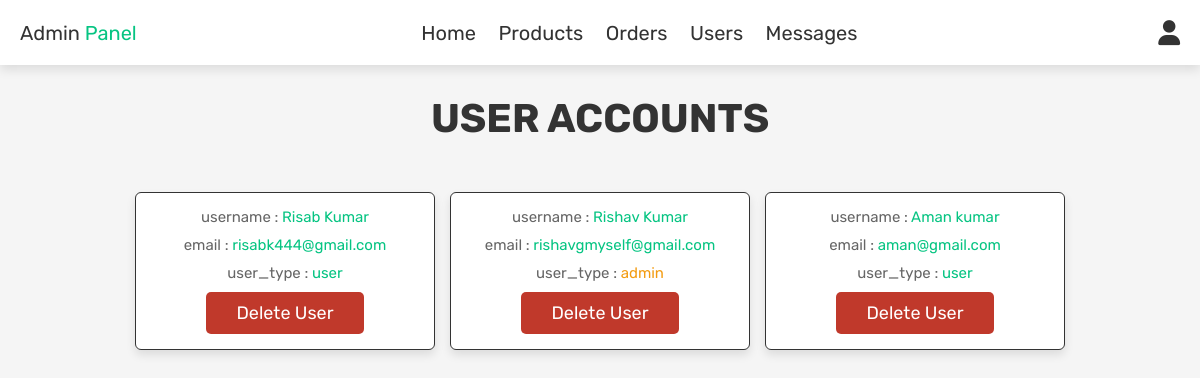
/admin_users.php (signed in), run on the app's committed database.
### tables this page shows
CREATE TABLE `users` (
  `id` int(100) NOT NULL,
  `name` varchar(100) NOT NULL,
  `email` varchar(100) NOT NULL,
  `password` varchar(100) NOT NULL,
  `user_type` varchar(20) NOT NULL DEFAULT 'user'
);

### admin_users.php (the view, shortened to what this page needs)
<?php
include 'config.php';
?>
<!DOCTYPE html>
<html lang="en">
<head>
    <link rel="stylesheet" href="https://cdnjs.cloudflare.com/ajax/libs/font-awesome/6.0.0/css/all.min.css">
    <link rel="stylesheet" href="admin_style.css">
</head>
<body>
    <?php include 'admin_header.php'; ?>
    <section class="users">
        <h1 class="title">User Accounts</h1>
        <div class="box-container">
            <?php
            $select_users = mysqli_query($conn, "SELECT *FROM `users` ") or die('query failed');
            while ($fetch_users = mysqli_fetch_assoc($select_users)) {
            ?>
                <div class="box">
                    <p>username : <span><?php echo $fetch_users['name']; ?></span></p>
                    <p>email : <span><?php echo $fetch_users['email']; ?></span></p>
                    <p>user_type : <span style="color:<?php if($fetch_users['user_type']=='admin') {echo 'var(--orange)';}?>">
                    <?php echo $fetch_users['user_type']; ?></span></p>
                    <a href="admin_users.php?delete=<?php echo $fetch_users['id']; ?>"
                        onclick="return confirm('DELETE THIS User?')" class="delete-btn">delete user</a>
                </div>
            <?php
            };
            ?>
        </div>
    </section>
</body>
</html>

### admin_style.css (style rules this page uses)
:root { --purple:#06c482; --red:#c0392b; --orange:#f39c12; --black:#333; --white:#fff; --light-color:#666; --light-white:#ccc; --light-bg:#f5f5f5; --border:.1rem solid var(--black); --box-shadow:0 .5rem 1rem rgba(0,0,0,.1); }
* { font-family: 'Rubik', sans-serif; margin:0; padding:0; box-sizing: border-box; outline: none; border:none; text-decoration: none; transition:all .2s linear; }
html { font-size: 62.5%; overflow-x: hidden; }
body { background-color: var(--light-bg); }
section { padding: 3rem 2rem; }
.title { text-align: center; margin-bottom: 5rem; text-transform: uppercase; color: var(--black); font-size: 4rem; }
.btn, .option-btn, .delete-btn, .white-btn { display: inline-block; margin-top: 1rem; padding: 1rem 3rem; cursor: pointer; color: var(--white); font-size: 1.8rem; border-radius: .5rem; text-transform: capitalize; }
.delete-btn { background-color: var(--red); }
.users .box-container { display: grid; grid-template-columns: repeat(auto-fit, 30rem); justify-content: center; gap: 1.5rem; max-width: 1200px; margin: 0 auto; align-items: flex-start; }
.users .box-container .box { background-color: var(--white); padding: 1.5rem; border: var(--border); box-shadow: var(--box-shadow); border-radius: .6rem; text-align: center; }
.users .box-container .box p { padding-bottom: 1rem; font-size: 1.5rem; color: var(--light-color); }
.users .box-container .box p span { color: var(--purple); }
.users .box-container .box .delete-btn { margin-top: 0; }

### data on the page
users: name "Risab Kumar", email "risabk444@gmail.com", user_type "user"
users: name "Rishav Kumar", email "rishavgmyself@gmail.com", user_type "admin"
users: name "Aman kumar", email "aman@gmail.com", user_type "user"
